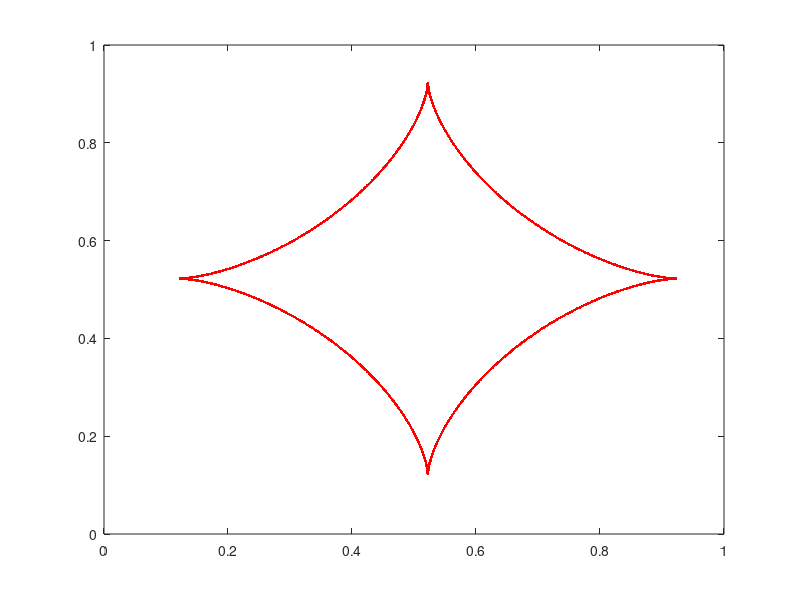

Write the MATLAB code that produced this figure. (Note: this script raises an error after producing the figure.)
lo = 0;
hi = 1;
N = 64;
h = (hi-lo)/N;

x = 0:1/N:1;
y = 0:1/N:1;
z = zeros(N+1,N+1);

[X,Y] = meshgrid(x,y);

pi = 4.0*atan(1.0);

% x = 2.0*x0-1.0;
% y = 2.0*y0-1.0;
% 
%  c1 = 0.02*sqrt(5.0);
%  c2 = 0.02*sqrt(5.0);
% for i = 1:N
%     for j = 1:N
%      beta = atan((y(j)-c1)/(x(i)-c2));  
%   if(x(i)== c1 && y(j)== c2) 
%      beta = 0;
%   end    
%   if((x(i)-c1)>= 0 && (y(j)-c2) >=0 )
%     
%   elseif((x(i)-c1)<=0 && (y(j)-c2)>0 )
%     beta = beta+pi;
%   elseif((x(i)-c1)<0 && (y(j)-c2)<0 )
%     beta = beta +pi;
%   else
%     beta = 2.0*pi + beta;
%   end 
%  z(i,j) = sqrt((x(i)-c1)^2 + (y(j)-c2)^2) - ...
%           sqrt(10.0 + 6.0*cos(4.0*beta))*0.2;
%     end
% end


num =2000;
for i = 1:num
 theta(i) = (i-1)*2.0d0*pi/num;
end

for i = 1:num
 xt(1,i) = 0.02d0*sqrt(5.0d0) + ...
           0.6d0*cos(theta(i)) + 0.2d0*cos(3.0d0*theta(i));
 xt(2,i) = 0.02d0*sqrt(5.0d0) + ...
           0.6d0*sin(theta(i)) - 0.2d0*sin(3.0d0*theta(i));
end

%plot(xt(1,:),xt(2,:),'.');

plot(0.5*(xt(1,:)+1.0d0),0.5*(xt(2,:)+1.0),'.r');





for j = 1:N
 for k = 1:N
 crit_dist = 0.0d0;
 dist1 = 1e+5;
 for i = 1:num
  dist2 = sqrt((x(j)-(xt(1,i)+1.0d0)/2.0d0)^2.0d0 + ...
               (y(k)-(xt(2,i)+1.0d0)/2.0d0)^2.0d0); 
  if(dist2 < dist1)
   crit_dist(1) = (xt(1,i)+1.0d0)/2.0d0;
   crit_dist(2) = (xt(2,i)+1.0d0)/2.0d0;
   dist1 = dist2;
  end
 end

 x0 = 2.0d0*x(j)-1.0d0;
 y0 = 2.0d0*y(k)-1.0d0;

 c1 = (0.02d0*sqrt(5.0d0)+1.0d0)/2.0d0;
 c2 = (0.02d0*sqrt(5.0d0)+1.0d0)/2.0d0;
 c3 = 0.02d0*sqrt(5.0d0);
 c4 = 0.02d0*sqrt(5.0d0);
 
 tt = atan((y(k)-c2)/(x(j)-c1));  
 if((x(j)-c1) >= 0.0d0 && (y(k)-c2) >= 0.0d0)
     
 elseif((x(j)-c1) <= 0.0d0 && (y(k)-c2) > 0.0d0)
    tt = tt + pi;
 elseif((x(j)-c1) < 0.0d0 && (y(k)-c2) < 0.0d0)
    tt = tt +pi;
 else
    tt = 2.0d0*pi + tt;
 end
 
%  dist3 =sqrt((0.5d0*(0.6d0*cos(tt) + 0.2d0*cos(3.0d0*tt)+c3+1.0d0)-c1)^2.0d0 + ...
%          (0.5d0*(0.6d0*sin(tt)-0.2d0*sin(3.0d0*tt)+c4+1.0d0)-c2)^2.0d0);
xxx(1) = 0.5d0*(0.6d0*cos(tt) + 0.2d0*cos(3.0d0*tt)+c3+1.0d0);
yyy(1) = 0.5d0*(0.6d0*sin(tt) - 0.2d0*sin(3.0d0*tt)+c4+1.0d0);
xxx(2) = x(j);
yyy(2) = y(k);
hold on;
plot(xxx,yyy,'bl');
hold on;

dist3 = sqrt((0.5d0*(0.6d0*cos(tt) + 0.2d0*cos(3.0d0*tt)))^2.0d0 + ...
         (0.5d0*(0.6d0*sin(tt)-0.2d0*sin(3.0d0*tt)))^2.0d0);
dist2 = sqrt((x(j)-c1)^2.0d0+(y(k)-c2)^2.0d0);
  
% ! c1 = (0.02d0*sqrt(5.0d0) + 1.0d0)/2.0d0
% ! c2 = (0.02d0*sqrt(5.0d0) + 1.0d0)/2.0d0
%  
% ! dist3= (crit_dist(1)-c1)*(x-crit_dist(1)) +&
% !        (crit_dist(2)-c2)*(y-crit_dist(2))

 ss = sign(dist3-dist2);

 z(j,k) = ss*dist1;
  
  end
 end
 
figure; 
%  v = [20,0];
% contour(X,Y,z,v);

contour(X,Y,z);

